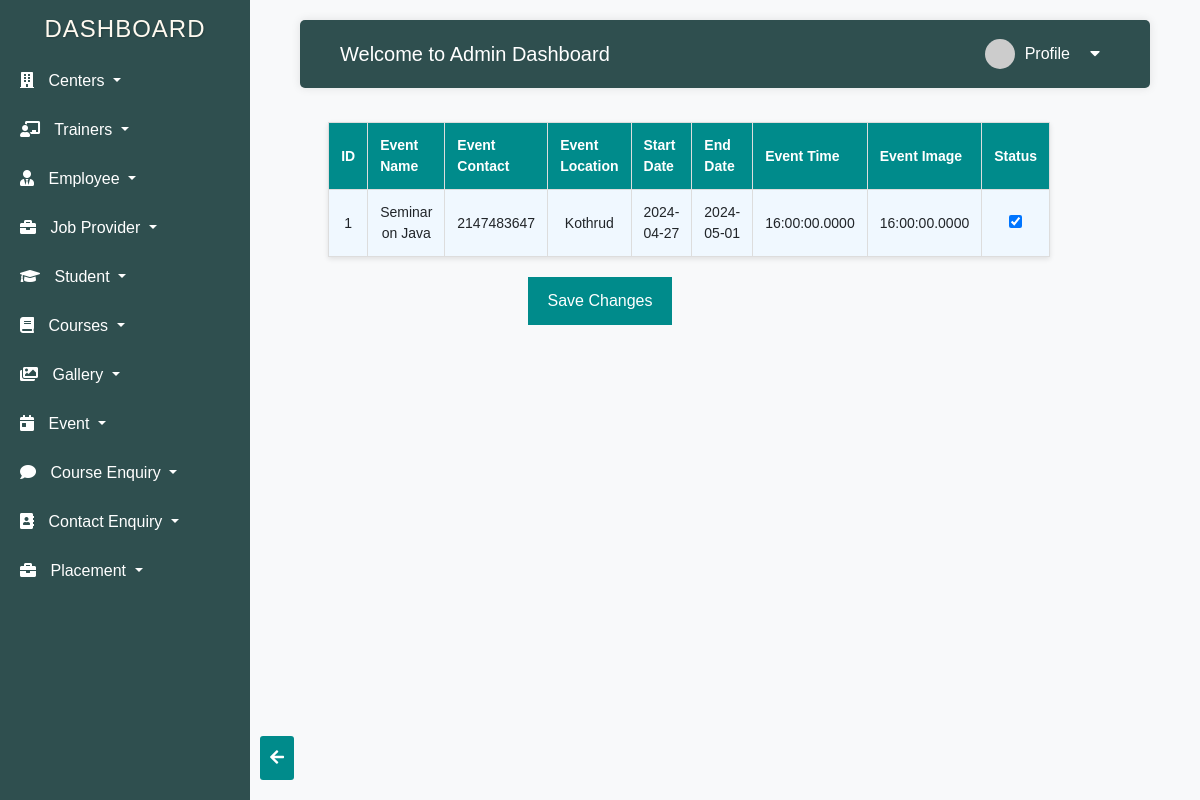
The page /event_fetch.php on the database its author committed.
### tables this page shows
CREATE TABLE `events` (
  `event_id` int(11) NOT NULL,
  `event_name` varchar(20) NOT NULL,
  `event_image` varchar(50) NOT NULL,
  `event_contact` int(10) NOT NULL,
  `event_location` varchar(15) NOT NULL,
  `start_date` date NOT NULL,
  `end_date` date NOT NULL,
  `event_time` time(4) NOT NULL,
  `status` int(2) NOT NULL
);

### event_fetch.php (the view, shortened to what this page needs)
<!DOCTYPE html>
<html lang="en">
<head>
</head>
<body>
<?php include "a_dashb.php";  ?>
    <br>
    <form method="post" action="event_status.php">
        <table>
            <tr>
                <th>ID</th>
                <th>Event Name</th>
                <th>Event Contact</th>
                <th>Event Location</th>
                <th>Start Date</th>
                <th>End Date</th>
                <th>Event Time</th>
                <th>Event Image</th>
                <th>Status</th>
            </tr>
            <?php
            $servername = "localhost";
            $username = "root";
            $password = "";
            $database = "tnp";
            $conn = new mysqli($servername, $username, $password, $database);
            $sql = "SELECT * FROM events";
            $result = $conn->query($sql);
            if ($result->num_rows > 0) {
                while ($row = $result->fetch_assoc()) {
                    $id = $row["event_id"];
                    $eve_name = $row["event_name"];
                    $eve_contact = $row["event_contact"];
                    $eve_location = $row["event_location"];
                    $start_date = $row["start_date"];
                    $end_date = $row["end_date"];
                    $eve_time = $row["event_time"];
                    $eve_image = $row["event_time"];
                    $status = $row["status"];
                    echo "<tr>";
                    echo "<td>$id</td>";
                    echo "<td>$eve_name</td>";
                    echo "<td>$eve_contact</td>";
                    echo "<td>$eve_location</td>";
                    echo "<td>$start_date</td>";
                    echo "<td>$end_date</td>";
                    echo "<td>$eve_time</td>";
                    echo "<td>$eve_image</td>";
                    echo "<td><input type='checkbox' name='status[]' value='$id'";
                    if ($status == 1) {
                        echo " checked";
                    }
                    echo "></td>";
                    echo "</tr>";
                }
            } else {
                echo "<tr><td colspan='8'>No records found</td></tr>";
            }
            ?>
        </table>
        <div class="button-container">
            <button type="submit">Save Changes</button>
        </div>
    </form>
    <div class="button-container2">
        <a href="a_dashb.php"><i class="fas fa-arrow-left"></i></a>
    </div>
</body>
</html>

### event_fetch.php (style rules this page uses)
body { margin: 0; padding: 0; font-family: Arial, sans-serif; }
table { width: 60%; margin-top: -70px; border-collapse: collapse; background-color: #fff; box-shadow: 0 2px 5px rgba(0, 0, 0, 0.1); margin-left: auto; margin-right: 150px; padding: 20px; }
th, td { padding: 12px; text-align: center; font-size: 14px; border: 1px solid #ddd; }
th { background-color: #008B8B; color: white; }
tr:nth-child(even) { background-color: #f0f8ff; }
.button-container { text-align: center; margin-top: 20px; }
button { padding: 12px 20px; font-size: 14px; border: none; background-color: #008B8B; color: white; cursor: pointer; border-radius: 4px; }
.button-container2 { position: fixed; bottom: 20px; left: 260px; z-index: 999; }
.button-container2 a { display: inline-block; padding: 10px; background-color: #008B8B; color: white; border-radius: 3px; text-decoration: none; }

### a_dashb.php (style rules this page uses)
body { font-family: Arial, sans-serif; background-color: #f8f9fa; margin: 0; padding: 0; }

### rows shown on the page
events: event_id "1", event_name "Seminar on Java", event_contact "2147483647", event_location "Kothrud", start_date "2024-04-27", end_date "2024-05-01", event_time "16:00:00.0000", status "☑"
